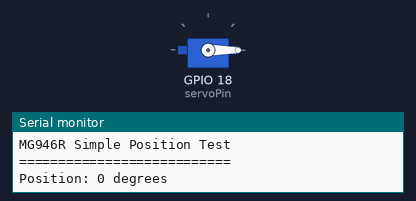
The sketch below on a simulated ESP32. On the bench: servo, the last lines printed to the serial monitor. Servo pulses on a pin are drawn as a servo (544–2400 µs = 0–180°).

Above: at 1.05 s.
At 5.5 s:
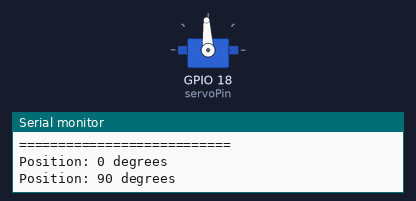
At 10.0 s:
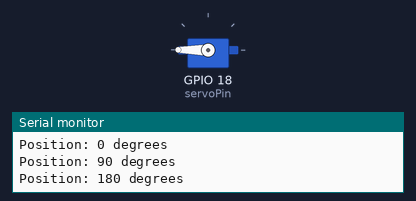
Timing chart, 0 to 12.7 s (numbered marks = the images above):
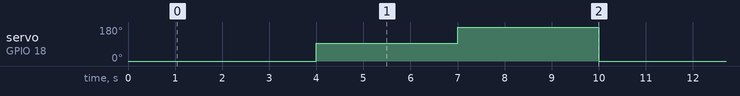

The sketch:

servo_test.ino
```cpp
int servoPin = 18;

void setup() {
  Serial.begin(115200);

  // PWM 설정
  ledcAttach(servoPin, 50, 16);  // 50Hz, 16bit 해상도

  Serial.println("MG946R Simple Position Test");
  Serial.println("===========================");

  delay(1000);
}

void loop() {
  // 0도
  Serial.println("Position: 0 degrees");
  setServoAngle(0);
  delay(3000);  // 3초 대기

  // 90도
  Serial.println("Position: 90 degrees");
  setServoAngle(90);
  delay(3000);  // 3초 대기

  // 180도
  Serial.println("Position: 180 degrees");
  setServoAngle(180);
  delay(3000);  // 3초 대기

  Serial.println("Cycle completed, repeating...");
  Serial.println("-----------------------------");
}

void setServoAngle(int angle) {
  // MG946R을 위한 PWM 설정
  int pulseWidth = map(angle, 0, 180, 500, 2500);
  int dutyCycle = (pulseWidth * 65536) / 20000;

  ledcWrite(servoPin, dutyCycle);
}
```

Measured:
- by itself, servo on GPIO 18 (servoPin): repeats every 9.0 s: 180° 3.0 s, 0° 3.0 s, 93° 3.0 s
